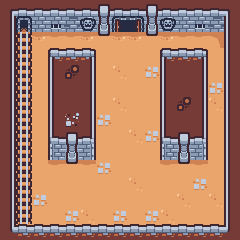

A level layout from a 2D game, rendered from its tile map. Below: a short description, then the map file with its tile-grid data intact:
An orthogonal 15x15 tile map with 16x16 px tiles, 2 tile layers (Camada de Blocos 1, Camada de Blocos 2).

<map version="1.10" tiledversion="1.11.0" orientation="orthogonal" renderorder="right-down" width="15" height="15" tilewidth="16" tileheight="16" infinite="0" nextlayerid="3" nextobjectid="1">
 <editorsettings>
  <export format="csv" />
 </editorsettings>
 <tileset firstgid="1" source="../maps_design/tiles.tsx" />
 <layer id="1" name="Camada de Blocos 1" width="15" height="15">
  <data encoding="csv">
2,3,3,3,3,3,7,3,3,7,3,3,3,3,4,
14,10,41,29,15,20,19,23,24,19,20,41,29,15,16,
14,49,52,51,51,52,31,52,52,31,52,51,51,53,16,
14,49,49,5,27,6,49,49,49,49,5,27,6,49,16,
14,49,49,16,13,14,49,50,49,43,16,1,14,49,16,
14,49,49,16,1,14,49,49,49,49,16,1,14,43,16,
14,49,49,16,1,14,49,50,49,49,16,13,14,50,16,
14,49,49,16,25,14,43,49,49,49,16,1,14,49,16,
14,49,49,17,7,18,49,49,50,43,17,7,18,49,16,
14,49,49,58,19,60,49,49,49,49,58,19,60,49,16,
14,49,49,51,31,51,43,49,49,49,51,31,51,49,16,
14,49,49,49,49,49,49,49,50,49,49,49,43,49,16,
14,49,43,49,49,49,49,49,49,49,49,50,49,50,16,
14,49,49,49,43,50,49,43,49,43,50,49,49,49,16,
26,27,27,27,27,27,27,27,27,27,27,27,27,27,28
</data>
 </layer>
 <layer id="2" name="Camada de Blocos 2" width="15" height="15">
  <data encoding="csv">
0,0,0,0,0,0,0,0,0,0,0,0,0,0,0,
0,0,0,0,0,0,0,0,0,0,0,0,0,0,0,
0,82,0,0,0,0,0,0,0,0,0,0,0,0,0,
0,82,0,0,0,0,0,0,0,0,0,0,0,0,0,
0,82,0,0,0,0,0,0,0,0,0,0,0,0,0,
0,82,0,0,1,0,49,49,49,49,0,0,0,0,0,
0,82,0,0,0,0,0,0,0,0,0,0,0,0,0,
0,82,0,0,0,0,0,0,0,0,0,0,0,0,0,
0,82,0,0,0,0,0,0,0,0,0,0,0,0,0,
0,82,0,0,0,0,0,0,0,0,0,0,0,0,0,
0,82,0,0,0,0,0,0,0,0,0,0,0,0,0,
0,82,0,0,0,0,0,0,0,0,0,0,0,0,0,
0,82,0,0,0,0,0,0,0,0,0,0,0,0,0,
0,82,0,0,0,0,0,0,0,0,0,0,0,0,0,
0,0,0,0,0,0,0,0,0,0,0,0,0,0,0
</data>
 </layer>
</map>
